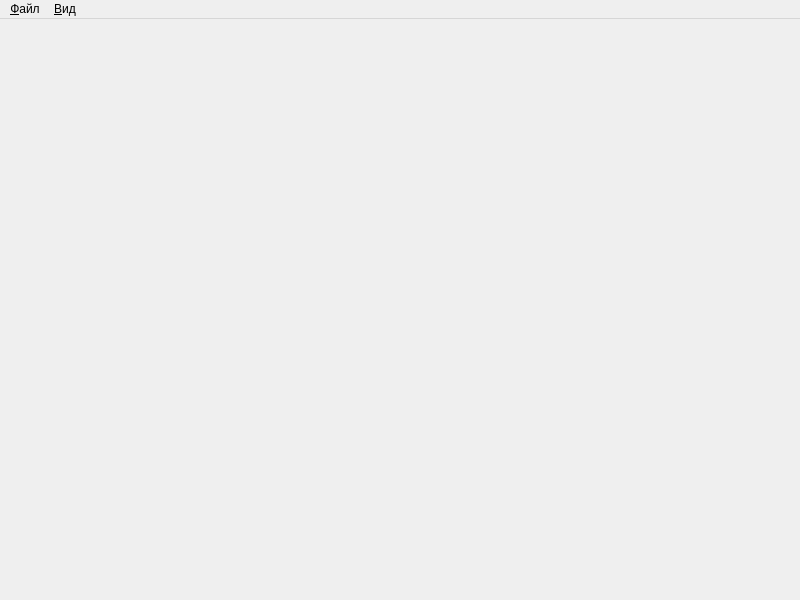
<?xml version="1.0" encoding="UTF-8"?>
<ui version="4.0">
 <class>MainWindow</class>
 <widget class="QMainWindow" name="MainWindow">
  <property name="geometry">
   <rect>
    <x>0</x>
    <y>0</y>
    <width>800</width>
    <height>600</height>
   </rect>
  </property>
  <property name="windowTitle">
   <string>Arkham Horror Decker</string>
  </property>
  <widget class="QWidget" name="central_widget">
   <layout class="QHBoxLayout" name="horizontalLayout_4"/>
  </widget>
  <widget class="QMenuBar" name="menubar">
   <property name="geometry">
    <rect>
     <x>0</x>
     <y>0</y>
     <width>800</width>
     <height>21</height>
    </rect>
   </property>
   <widget class="QMenu" name="view_menu">
    <property name="title">
     <string>&amp;Вид</string>
    </property>
   </widget>
   <widget class="QMenu" name="file_menu">
    <property name="title">
     <string>&amp;Файл</string>
    </property>
   </widget>
   <addaction name="file_menu"/>
   <addaction name="view_menu"/>
  </widget>
 </widget>
 <resources/>
 <connections/>
</ui>
